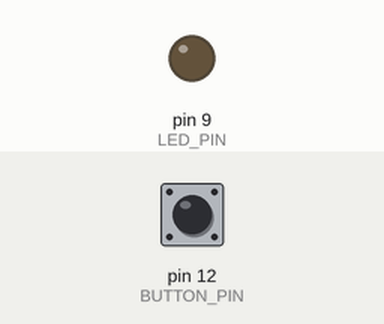
A sketch run on a simulated Arduino Uno, built with avr-gcc and run on an emulated ATmega328P. On the bench: output pins drawn as LEDs (lit = HIGH). The inputs (shaded band) are chosen by the test bench; at power-on: pin 12 (BUTTON_PIN) HIGH.

Above: at 1.2 s.
1.3 s: pin 12 (BUTTON_PIN) pulled LOW for 0.15 s
At 1.37 s:
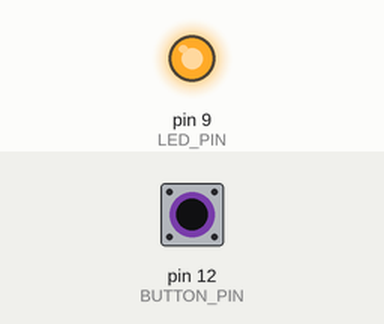
2.9 s: pin 12 (BUTTON_PIN) pulled LOW for 3.2 s
At 6.7 s:
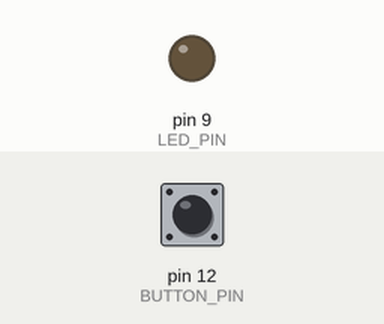
Timing chart, 0 to 8.2 s (numbered marks = the images above; inputs shaded):
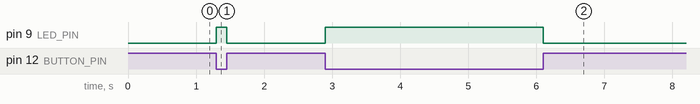

Measured:
- after the input at 1.3 s, pin 9 (LED_PIN): LOW → HIGH at once, → LOW 0.15 s later
- after the input at 2.9 s, pin 9 (LED_PIN): LOW → HIGH at once, → LOW 3.2 s later

The sketch:

button.ino
```cpp
const int BUTTON_PIN = 12;
const int LED_PIN = 9;

void setup() {
  pinMode(LED_PIN, OUTPUT);
  pinMode(BUTTON_PIN, INPUT_PULLUP);
}

void loop() {
  int val = digitalRead(BUTTON_PIN);

  if (val == LOW) {
    digitalWrite(LED_PIN, HIGH);
  } else {
    digitalWrite(LED_PIN, LOW);
  }
}
```
